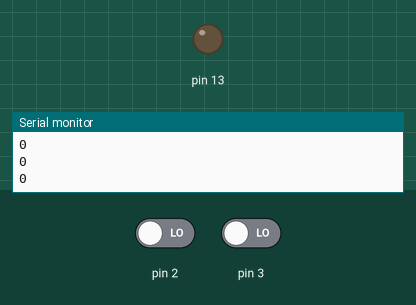
This sketch was run on a simulated Arduino Uno, built with avr-gcc and run on an emulated ATmega328P. On the bench: output pins drawn as LEDs (lit = HIGH), the last lines printed to the serial monitor. Inputs (shaded band) come from the test bench; at power-on: pin 3 LOW, pin 2 LOW.

Above: at 1.2 s.
1.3 s: pin 3 driven HIGH
At 2.0 s:
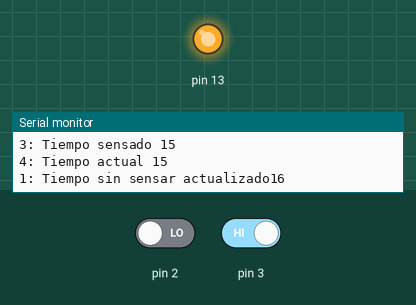
2.8 s: pin 2 driven HIGH
At 3.1 s:
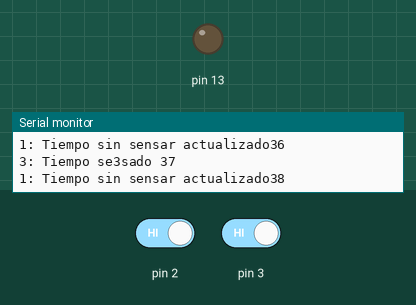
4.3 s: pin 3 driven LOW
At 5.5 s:
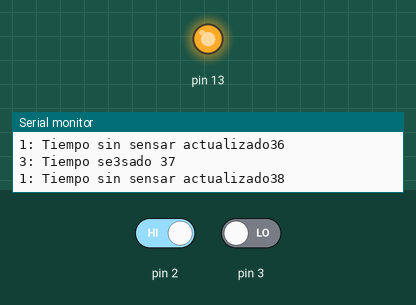
5.8 s: pin 2 driven LOW and pin 3 driven HIGH
8.8 s: pin 2 driven HIGH
At 10.1 s:
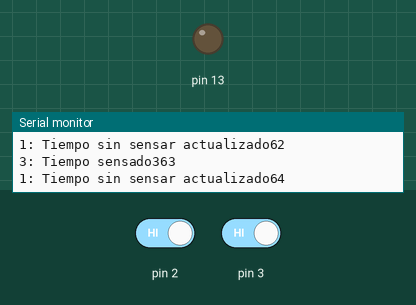
Timing chart, 0 to 14.9 s (numbered marks = the images above; inputs shaded):
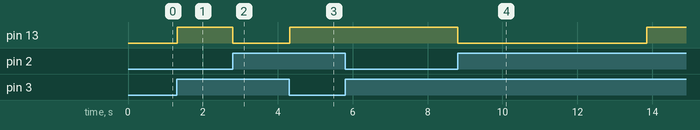

Measured:
- after the input at 1.3 s, pin 13: LOW → HIGH at once
- after the input at 2.8 s, pin 13: HIGH → LOW at once
- after the input at 4.3 s, pin 13: LOW → HIGH at once
- after the input at 8.8 s, pin 13: HIGH → LOW at once, → HIGH 5.0 s later

The sketch:

1.-Sensor_Movimiento_MontaCargas.ino
```cpp
boolean estadoParpadeo = true;
int tiempo = 0;
unsigned long tiempoDelay = 300;
int estadoLED = LOW;

void setup() {
  pinMode(13, OUTPUT);
  pinMode(2, INPUT);
  pinMode(3, INPUT);
  attachInterrupt(digitalPinToInterrupt(2), manejadorPulsador, RISING);
  delay(50);
  attachInterrupt(digitalPinToInterrupt(3), manejadorSensor, CHANGE);
  digitalWrite(13,estadoLED);
  Serial.begin(9600);
}

void manejadorPulsador(){
  digitalWrite(13,LOW);
  Serial.println("3: changos");
  estadoParpadeo = false;
  delay(1000);
}

void manejadorSensor(){
  digitalWrite(13,LOW);
  delay(1000);
  digitalWrite(13,HIGH);
  delay(1000);
  digitalWrite(13,LOW);
  delay(1000);
  digitalWrite(13,HIGH);
  delay(1000);
}

void loop() {
  estadoLED = LOW;
  unsigned long tiempoActual = millis();
  if(tiempo != 0){
    tiempo++;
    Serial.print("1: Tiempo sin sensar actualizado");
  }else{
    estadoLED = LOW;
  }

  Serial.println(tiempo);

  if(tiempo > tiempoDelay){
    digitalWrite(13,LOW);
    estadoParpadeo = false;
    delay(1000);
    tiempo = 0;
    if(tiempoDelay%tiempoActual == 1){
      tiempo = 0;
    }else{
      tiempo++;
    }
    Serial.print("2: Tiempo reiniciado sin censar");
    Serial.println(tiempo);
  }

  if(estadoParpadeo == false){
    delay(5000);
    estadoParpadeo = true;
    Serial.print("3: Estado ");
    Serial.println(estadoParpadeo);
  }

  if(digitalRead(3) == HIGH){
    if(tiempoDelay%tiempoActual == 1){
      tiempo = 0;
    }else{
      tiempo++;
      Serial.print("3: Tiempo sensado ");
      Serial.println(tiempo);
    }

    if(tiempo <= tiempoDelay && estadoParpadeo == true){
      Serial.print("4: Tiempo actual ");
      Serial.println(tiempo);
      estadoLED = HIGH;
    }else if(tiempo>tiempoDelay && estadoParpadeo == true){
      tiempo = 0;
      digitalWrite(13,LOW);
      delay(1000);
      if(tiempoDelay%tiempoActual == 1){
        tiempo = 0;
      }else{
        tiempo++;
      }
      Serial.print("5: Tiempo reiniciado ");
      Serial.println(tiempo);
      estadoParpadeo = false;
    }else{
      digitalWrite(13,LOW);
      estadoParpadeo = false;
    }
    digitalWrite(13,estadoLED);
  }
}
```
